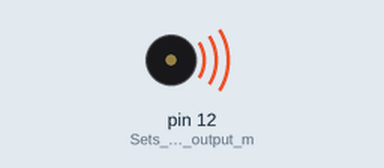
Simulated run of this sketch. Board: Arduino Uno, built with avr-gcc and run on an emulated ATmega328P. Parts: buzzer (waves = sounding).

Above: at 0.1 s.
At 98.7 s:
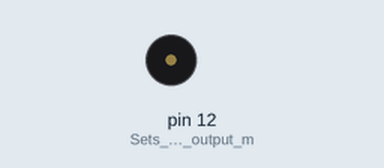
Timing chart, 0 to 100.2 s (numbered marks = the images above):
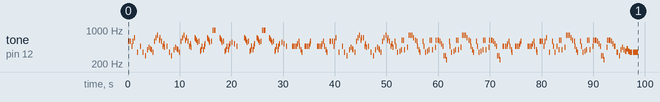

The sketch:

SuperMarioOnSoundPlayer.ino
```cpp
/*
  Music Player

  This program will play a sequence of notes and it will play the
  Super Mario Theme song

  Made by: Daniel Roufail

  June 15, 2021

  Version 1
*/

//Setting my rest frequency
#define rest 0

//Setting the used octave 3 frequency
#define B3 247

//Setting the octave 4 frequencies
#define C4 262
#define Cs4 277
#define D4 294
#define Ds4 311
#define E4 330
#define F4 349
#define Fs4 370
#define G4 392
#define Gs4 415
#define A4 440
#define As4 466
#define B4 494

//Setting the octave 5 frequencies
#define C5 523
#define Cs5 554
#define D5 587
#define Ds5 622
#define E5 659
#define F5 698
#define Fs5 740
#define G5 784
#define Gs5 831
#define A5 880
#define As5 932
#define B5 988

//Constants and Variables

//This is a list of all my used notes in order of which it is played
int notes[] =
{
  //Bars 1-4
  D5,	D5,	rest,	D5,	rest,	As4,	D5,	rest,
  F5,	rest,	rest,	F4,	rest,	rest,
  As4,	rest,	rest,	F4,	rest,	D4,	rest,
  rest,	G4,	rest,	A4,	rest,	Gs4,	G4,	rest,

  //Bars 5-8
  F4,	rest,	D5,	rest,	F5,	rest,	G5,	rest,	Ds5,	F5,
  rest,	D5,	rest,	As4,	C5,	A4,	rest,
  As4,	rest,	rest,	F4,	rest,	D4,	rest,
  rest,	G4,	rest,	A4,	rest,	Gs4,	G4,	rest,

  //Bars 9-12
  F4,	rest,	D5,	rest,	F5,	rest,	G5,	rest,	Ds5,	F5,
  rest,	D5,	rest,	As4,	C5,	A4,	rest,
  rest,	F5,	E5,	Ds5,	Cs5,	rest,	D5,
  rest,	Fs4,	G4,	As4,	rest,	G4,	As4,	C5,

  //Bars 13-17
  rest,	F5,	E5,	Ds5,	Cs5,	rest,	D5,
  rest,	B5,	rest,	B5,	B5,	rest,	rest,
  rest,	F5,	E5,	Ds5,	Cs5,	rest,	D5,
  rest,	Fs4,	G4,	As4,	rest,	G4,	As4,	C5,
  rest,	Cs5,	rest,	rest,	C5,	rest,

  //Bars 18-22
  As4,	rest,	rest,	rest,
  rest,	F5,	E5,	Ds5,	Cs5,	rest,	D5,
  rest,	Fs4,	G4,	As4,	rest,	G4,	As4,	C5,
  rest,	F5,	E5,	Ds5,	Cs5,	rest,	D5,
  rest,	B5,	rest,	B5,	B5,	rest,	rest,

  //Bars 23-27
  rest,	F5,	E5,	Ds5,	Cs5,	rest,	D5,
  rest,	Fs4,	G4,	As4,	rest,	G4,	As4,	C5,
  rest,	Cs5,	rest,	rest,	C5,	rest,
  As4,	rest,	rest,	rest,
  As4,	As4,	rest,	As4,	rest,	As4,	C5,	rest,

  //Bars 28-33
  D5,	As4,	rest,	G4,	F4,	rest,	rest,
  As4,	As4,	rest,	As4,	rest,	As4,	C5,	D5,
  rest,
  As4,	As4,	rest,	As4,	rest,	As4,	C5,	rest,
  D5,	As4,	rest,	G4,	F4,	rest,	rest,
  D5,	D5,	rest,	D5,	rest,	As4,	D5,	rest,

  //Bars 34-38
  F5,	rest,	rest,	F4,	rest,	rest,
  As4,	rest,	rest,	F4,	rest,	D4,	rest,
  rest,	G4,	rest,	A4,	rest,	Gs4,	G4,	rest,
  F4,	rest,	D5,	rest,	F5,	rest,	G5,	rest,	Ds5,	F5,
  rest, F5,	rest,	As4,	C5,	A4,	rest,

  //Bars 39-42
  As4,	rest,	rest,	F4,	rest,	D4,	rest,
  rest,	G4,	rest,	A4,	rest,	Gs4,	G4,	rest,
  F4,	rest,	D5,	rest,	F5,	rest,	G5,	rest,	Ds5,	F5,
  rest,	D5,	rest,	As4,	C5,	A4,	rest,

  //Bars 43-46
  D5,	As4,	rest,	F4,	rest,	rest,	Fs4,	rest,
  G4,	Ds5,	rest,	Ds5,	G4,	rest,	rest,
  A4,	rest,	G5,	rest,	G5,	rest,	G5,	rest,	F5,	rest,	Ds5,	rest,
  D5,	As4,	rest,	G4,	F4,	rest,	rest,

  //Bars 47-50
  D5,	As4,	rest,	F4,	rest,	rest,	Fs4,	rest,
  G4,	Ds5,	rest,	Ds5,	G4,	rest,	rest,
  A4,	Ds5,	rest,	Ds5,	Ds5,	rest,	D5,	rest,	C5,	rest,
  As4,	D4,	rest,	D4,	B3,	rest,	rest,

  //Bars 51-54
  D5,	As4,	rest,	F4,	rest,	rest,	Fs4,	rest,
  G4,	Ds5,	rest,	Ds5,	G4,	rest,	rest,
  A4,	rest,	G5,	rest,	G5,	rest,	G5,	rest,	F5,	rest,	Ds5,	rest,
  D5,	As4,	rest,	G4,	F4,	rest,	rest,

  //Bars 55-59
  D5,	As4,	rest,	F4,	rest,	rest,	Fs4,	rest,
  G4,	Ds5,	rest,	Ds5, G4,	rest,	rest,
  A4,	Ds5,	rest,	Ds5,	Ds5, rest,	D5,	rest,	C5,	rest,
  As4,	D4,	rest,	D4,	B3,	rest,	rest,
  As4,	As4,	rest,	As4,	rest,	As4,	C5,	rest,

  //Bars 60-65
  D5,	As4,	rest,	G4,	F4,	rest,	rest,
  As4,	As4,	rest,	As4,	rest,	As4,	C5,	D5,
  rest,
  As4,	As4,	rest,	As4,	rest,	As4,	C5,	rest,
  D5,	As4,	rest,	G4,	F4,	rest,	rest,
  D5,	D5,	rest,	D5,	rest,	As4,	D5,	rest,

  //Bars 66-69
  F5, rest, rest, F4, rest, rest,
  D5, As4, rest, F4, rest, rest, As4, rest,
  G4, Ds5, rest, Ds5, G4, rest, rest,
  A4, rest, G5, rest, G5, rest, G5, rest, F5, rest, Ds5, rest,

  //Bars 70-74
  D5, As4, rest, G4, F4, rest, rest,
  D5, As4, rest, F4, rest, rest, Fs4, rest,
  G4, Ds5, rest, Ds5, G4, rest, rest,
  As4, Ds5, rest, Ds5, Ds5, rest, D5, rest, C5, rest,
  As4, D4, rest, D4, B3, rest, rest,

  //Bars 75-79
  A4, Ds5, rest, Ds5, Ds5, rest, D5, rest, C5, rest,
  As4, rest, F4, rest, D4,
  G4, A4, G4, Fs4,
  Gs4, Fs4, F4,
  F4
};

//This is a list of all my note times in order of each note being played
byte noteTime[] =
{
  //Bars 1-4
  8,	8,	8,	8,	8,	8,	8,	8,
  8,	8,	4,	8,	8,	4,
  8,	8,	8,	8,	4,	8,	8,
  8,	8,	8,	8,	8,	8,	8,	8,

  //Bars 5-8
  8,	8,	8,	8,	8,	8,	8,	8,	8,	8,
  8,	8,	8,	8,	8,	8,	4,
  8,	8,	8,	8,	4,	8,	8,
  8,	8,	8,	8,	8,	8,	8,	8,

  //Bars 9-12
  8,	8,	8,	8,	8,	8,	8,	8,	8,	8,
  8,	8,	8,	8,	8,	8,	4,
  4,	8,	8,	8,	8,	8,	8,
  8,	8,	8,	8,	8,	8,	8,	8,

  //Bars 13-17
  4,	8,	8,	8,	8,	8,	8,
  8,	8,	8,	8,	8,	8,	4,
  4,	8,	8,	8,	8,	8,	8,
  8,	8,	8,	8,	8,	8,	8,	8,
  4,	8,	8,	8,	8,	4,

  //Bars 18-22
  8,	8,	4,	2,
  4,	8,	8,	8,	8,	8,	8,
  8,	8,	8,	8,	8,	8,	8,	8,
  4,	8,	8,	8,	8,	8,	8,
  8,	8,	8,	8,	8,	8,	4,

  //Bars 23-27
  4,	8,	8,	8,	8,	8,	8,
  8,	8,	8,	8,	8,	8,	8,	8,
  4,	8,	8,	8,	8,	4,
  8,	8,	4,	2,
  8,	8,	8,	8,	8,	8,	8,	8,

  //Bars 28-33
  8,	8,	8,	8,	8,	8,	4,
  8,	8,	8,	8,	8,	8,	8,	8,
  1,
  8,	8,	8,	8,	8,	8,	8,	8,
  8,	8,	8,	8,	8,	8,	4,
  8,	8,	8,	8,	8,	8,	8,	8,

  //Bars 34-38
  8,	8,	4,	8,	8,	4,
  8,	8,	8,	8,	4,	8,	8,
  8,	8,	8,	8,	8,	8,	8,	8,
  8,	8,	8,	8,	8,	8,	8,	8,	8,	8,
  8,	8,	8,	8,	8,	8,	4,

  //Bars 39-42
  8,	8,	8,	8,	4,	8,	8,
  8,	8,	8,	8,	8,	8,	8,	8,
  8,	8,	8,	8,	8,	8,	8,	8,	8,	8,
  8,	8,	8,	8,	8,	8,	4,

  //Bars 43-46
  8,	8,	8,	8,	8,	8,	8,	8,
  8,	8,	8,	8,	8,	8,	4,
  8,	8,	8,	8,	8,	8,	8,	8,	8,	8,	8,	8,
  8,	8,	8,	8,	8,	8,	4,

  //Bars 47-50
  8,	8,	8,	8,	8,	8,	8,	8,
  8,	8,	8,	8,	8,	8,	4,
  8,	8,	8,	8,	8,	8,	8,	8,	8,	8,
  8,	8,	8,	8,	8,	8,	4,

  //Bars 51-54
  8,	8,	8,	8,	8,	8,	8,	8,
  8,	8,	8,	8,	8,	8,	8,
  8,	8,	8,	8,	8,	8,	8,	8,	8,	8,	8,	8,
  8,	8,	8,	8,	8,	8,	4,

  //Bars 55-59
  8,	8,	8,	8,	8,	8,	8,	8,
  8,	8,	8,	8,	8,	8,	4,
  8,	8,	8,	8,	8,	8,	8,	8,	8,	8,
  8,	8,	8,	8,	8,	8,	4,
  8,	8,	8,	8,	8,	8,	8,	8,

  //Bars 60-65
  8,	8,	8,	8,	8,	8,	4,
  8,	8,	8,	8,	8,	8,	8,	8,
  1,
  8,	8,	8,	8,	8,	8,	8,	8,
  8,	8,	8,	8,	8,	8,	4,
  8,	8,	8,	8,	8,	8,	8,	8,

  //Bars 66-69
  8,	8,	4,	8,	8,	4,
  8,	8,	8,	8,	8,	8,	8,	8,
  8,	8,	8,	8,	8,	8,	4,
  8,	8,	8,	8,	8,	8,	8,	8,	8,	8,	8,	8,

  //Bars 70-74
  8,	8,	8,	8,	8,	8,	4,
  8,	8,	8,	8,	8,	8,	8,	8,
  8,	8,	8,	8,	8,	8,	4,
  8,	8,	8,	8,	8,	8,	8,	8,	8,	8,
  8,	8,	8,	8,	8,	8,	4,

  //Bars 75-79
  8,	8,	8,	8,	8,	8,	8,	8,	8,	8,
  4,	8,	4,	8,	4,
  4,	4,	4,	4,
  4,	4,	2,
  1
};

//This is my index counter
int cycle;

//This will be used to calculate the duration of each note
int duration;


//Setting up my program

void setup()
{
  pinMode(12, OUTPUT);        //Sets my piezo to output mode

  for(cycle = 0; cycle <= sizeof(noteTime); cycle++)  //cycles through all the notes
   {
     duration = 1000/noteTime[cycle];      //Calculates the duration of each note

     tone(12, notes[cycle], duration);     //Plays each note at the frequency and length provided

     delay(duration*1.2);                  //Adds a delay between each note

     noTone(12);                           //Turns off the sound
   }
}


void loop()
{
  //void loop will not be used because we do not need to repeat the song
}
```
